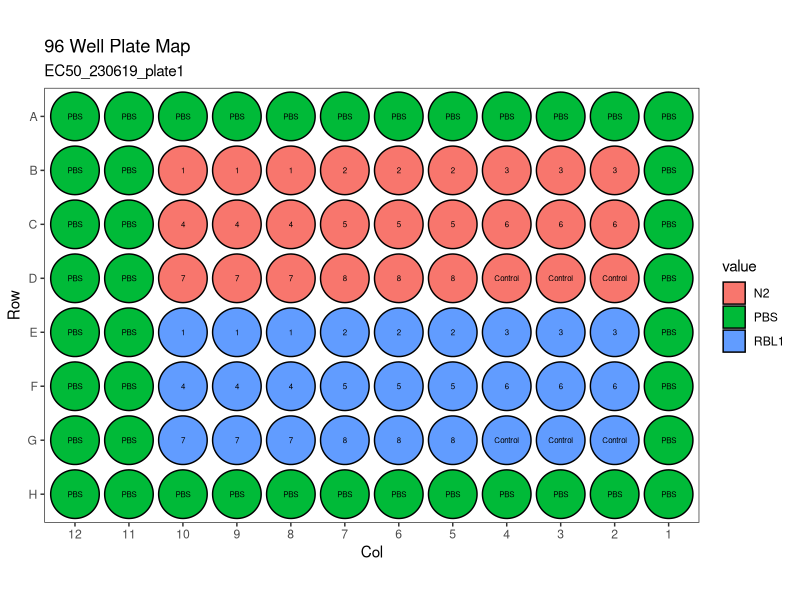

Recreate this plot in R.
## ---- chunk 1
library(tidyverse)
library(ggforce)
library(scales)

pbs <- "PBS"
C1 <- "N2"
C2 <- "RBL1"
EC50_ID <- "EC50_230619_plate1"

dil_ID = matrix(c(pbs,pbs,pbs,pbs,pbs,pbs,pbs,pbs,pbs,pbs,pbs,pbs,
                  pbs, "3","3","3","2","2","2","1","1","1",pbs,pbs,
                  pbs,"6","6","6","5","5","5","4","4","4",pbs,pbs,
                  pbs,"Control","Control","Control","8","8","8","7","7","7",pbs,pbs,
                  pbs,"3","3","3","2","2","2","1","1","1",pbs,pbs,
                  pbs,"6","6","6","5","5","5","4","4","4",pbs,pbs,
                  pbs,"Control","Control","Control","8","8","8","7","7","7",pbs,pbs,
                  pbs,pbs,pbs,pbs,pbs,pbs,pbs,pbs,pbs,pbs,pbs,pbs), ncol = 12, nrow = 8, byrow = TRUE)

drug_list = matrix(c(pbs,pbs,pbs,pbs,pbs,pbs,pbs,pbs,pbs,pbs,pbs,pbs,
                     pbs, C1,C1,C1,C1,C1,C1,C1,C1,C1,pbs,pbs,
                     pbs, C1,C1,C1,C1,C1,C1,C1,C1,C1,pbs,pbs,
                     pbs,C1,C1,C1,C1,C1,C1,C1,C1,C1,pbs,pbs,
                     pbs, C2,C2,C2,C2,C2,C2,C2,C2,C2,pbs,pbs,
                     pbs,C2,C2,C2,C2,C2,C2,C2,C2,C2,pbs,pbs,
                     pbs,C2,C2,C2,C2,C2,C2,C2,C2,C2,pbs,pbs,
                     pbs,pbs,pbs,pbs,pbs,pbs,pbs,pbs,pbs,pbs,pbs,pbs), ncol = 12, nrow = 8, byrow = TRUE)



df1 <- as.data.frame(drug_list)
df2 <- as.data.frame(dil_ID)
df1 <- df1 %>% 
  mutate(row = 1:8) %>% 
  pivot_longer(-row, names_to = "col", values_to = "value") %>%
  mutate(col = as.integer(str_remove(col, "V"))) %>%
  mutate(well = paste0(LETTERS[row], col))

df2 <- df2 %>% 
  mutate(row = 1:8) %>% 
  pivot_longer(-row, names_to = "col", values_to = "value") %>%
  mutate(col = as.integer(str_remove(col, "V"))) %>%
  mutate(well = paste0(LETTERS[row], col))

#Plot
p <- ggplot(data = df1) + 
  geom_circle(aes(x0 = col, y0 = row, r = 0.45, fill = value))
p <- p + coord_equal()
p <- p + 
  scale_x_continuous(breaks = 1:12, expand = expansion(mult = c(0.01, 0.01)), trans = reverse_trans()) +
  scale_y_continuous(breaks = 1:8, labels = LETTERS[1:8], expand = expansion(mult = c(0.01, 0.01)), trans = reverse_trans())
p <- p + geom_text(data = df2, aes(x = col, y = row, label = paste0(value)), size = 2,)
p <- p +
  labs(title = "96 Well Plate Map", subtitle = EC50_ID, x = "Col", y = "Row") + 
  theme_bw() + 
  theme(panel.grid.major = element_blank(),
        panel.grid.minor = element_blank())
print(p)

## ---- chunk 2
library(dplyr)
library(kableExtra)
options(scipen = 1, digits = 2)

# Set conditions
drug_name <- "Cyclophosphamide"
initial_concentration <- 20
dilution_factor <- 10
num_dilutions <- 8
concentration_units <- "uM"

library(dplyr)
library(kableExtra)
# Function to calculate serial dilutions and create a table
serial_dilutions_table <- function(drug_name, initial_concentration, dilution_factor, num_dilutions, conc_units) {
  concentrations <- numeric(num_dilutions + 1)
  concentrations[1] <- initial_concentration
  
  # Create a data frame to store the dilution information
  dilution_table <- data.frame(
    Drug = character(num_dilutions + 1),
    Dilution = integer(num_dilutions + 1),
    Concentration = numeric(num_dilutions + 1),
    Units = character(num_dilutions + 1)
  )
  
  for (i in 1:num_dilutions) {
    concentrations[i + 1] <- concentrations[i] / dilution_factor
  }
  
  # Populate the dilution table
  dilution_table$Drug <- drug_name
  dilution_table$Dilution <- c(0:num_dilutions + 1)
  dilution_table$Concentration <- concentrations
  dilution_table$Starting_Concentration <- concentrations / 0.001
  dilution_table$Units <- conc_units
  
  return(dilution_table)
}

dilution_table <- serial_dilutions_table(drug_name, initial_concentration, dilution_factor, num_dilutions, concentration_units)
dilution_table %>% 
  kbl()
